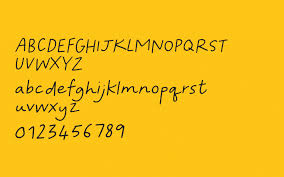
#> input picture image_for_practice_.jpg, 284 x 177 px; the run also reads 1 picture not shown here
$ jupyter execute --allow-errors Model_Evaluation_and_Prediction.ipynb
#> lines starting #> are read from the running program, lines starting #| are printed output that depends on the picture; after the words box and inside, x2 and y2 are one past the last pixel; in counts of white or black regions, pixels touching at a corner belong together
### helper_func.py
import torch
from torch import nn
import numpy as np
import matplotlib.pyplot as plt
import cv2
import math

# Import torchvision
import torchvision
from torchvision import datasets
from torchvision import transforms
from torchvision.transforms import ToTensor

############################################################################################################################
def display(im_path):
    dpi = 80
    im_data = plt.imread(im_path)
    if(len(im_data.shape)==2):
        height , width = im_data.shape
    else:
        height , width , depth = im_data.shape

    # what size does the figure need to be in inches to fit the image?
    figsize = width / float(dpi) , height / float(dpi)

    # create a figure of the right size with one axes that takes up the ull figure
    fig = plt.figure(figsize=figsize)
    ax = fig.add_axes([0,0,1,1])

    # Hide spines, ticks etc.
    ax.axis('off')

    #display the image
    ax.imshow(im_data , cmap="gray")
    plt.show()

###############################################################################################################################
###############################################################################################################################
def create_bounding_boxes(image_url):
    ''' return: array of img_url string created by bounding boxes... '''

    img_obj_list = []

    image = cv2.imread(image_url)

    gray = cv2.cvtColor(image,cv2.COLOR_BGR2GRAY)
#     print("gray")
#     cv2.imwrite("bbox_gray.jpg",gray)
#     display("bbox_gray.jpg")
    blur = cv2.GaussianBlur(gray,(7,7),0)        #object,size of blurring,
#     print("blur")
#     cv2.imwrite("bbox_blur.jpg",blur)
#     display("bbox_blur.jpg")
    thresh = cv2.threshold(blur,0,255,cv2.THRESH_BINARY_INV + cv2.THRESH_OTSU)[1]       # blurr object , range ,
#     print("thresh")
#     cv2.imwrite("bbox_thresh.jpg",thresh)
#     display("bbox_thresh.jpg")
    kernel = cv2.getStructuringElement(cv2.MORPH_RECT,(3,13))

    dilate = cv2.dilate(thresh, kernel , iterations=1)
# [4 lines of commented-out code are left out]
    cnts = cv2.findContours(thresh, cv2.RETR_EXTERNAL, cv2.CHAIN_APPROX_SIMPLE)
    cnts = cnts[0] if len(cnts)==2 else cnts[1]

    cnts = sorted(cnts, key=lambda x:cv2.boundingRect(x)[0])
    i=1
    word_bounding_boxes = []
    for c in cnts:
        x,y,w,h = cv2.boundingRect(c)
        if h<30:
            cv2.rectangle(image,(x,y),(x+w,y+h),(36,255,12),1)
            word_bounding_boxes.append((x,y,w,h))

            # Crop the region from the image
            cropped_image = image[y:y+h, x:x+w]

#             print(f"bbox{i}")


            # Save the cropped image
            cv2.imwrite(f'words/cropped_image{i}.jpg', cropped_image)
#             display(f'words/cropped_image{i}.jpg')

            img_obj_list.append(str(f'words/cropped_image{i}.jpg'))

            i+=1

    return img_obj_list


###############################################################################################################################
###############################################################################################################################

# [55 lines left out: function detect_letter, not called in this run]

###############################################################################################################################
###############################################################################################################################
import cv2
# [43 lines left out: function words_to_text, not called in this run]


### Model_Evaluation_and_Prediction.ipynb
[cell 1]
# Import PyTorch
import torch
from torch import nn
import numpy as np
import matplotlib.pyplot as plt

[cell 2]
# Import torchvision
import torchvision
from torchvision import datasets
from torchvision import transforms
from torchvision.transforms import ToTensor

[cell 3]
# setup training data
from torchvision import datasets

#> (the rest of this cell did not finish here and is left out)

#> (a cell that did not finish here is left out)

#> (a cell that did not finish here is left out)

# CNN Model Class

[cell 6]
# Create a concolutional neural network

class CNNModel(nn.Module):

    # [50 lines left out: functions __init__, forward, not called in this run]

#> (a cell that did not finish here is left out)

[cell 8]
PATH = 'models/CNN_model_letter_detection.pth'
#> (the rest of this cell did not finish here and is left out)

#> (a cell that did not finish here is left out)

[cell 10]
import cv2
import matplotlib.pyplot as plt


image_url = "image_for_practice_.jpg"


def display(im_path):
    dpi = 80
    im_data = plt.imread(im_path)
    if(len(im_data.shape)==2):
        height , width = im_data.shape
    else:
        height , width , depth = im_data.shape

    # what size does the figure need to be in inches to fit the image?
    figsize = width / float(dpi) , height / float(dpi)

    # create a figure of the right size with one axes that takes up the ull figure
    fig = plt.figure(figsize=figsize)
    ax = fig.add_axes([0,0,1,1])

    # Hide spines, ticks etc.
    ax.axis('off')

    #display the image
    ax.imshow(im_data , cmap="gray")
    plt.show()

def create_bounding_boxes(image_url):
    ''' return: array of img_url string created by bounding boxes... '''
#> called with image_url = 'image_for_practice_.jpg'

    img_obj_list = []

    image = cv2.imread(image_url)
#> image is the input picture: shape (177, 284, 3); mean B, G, R 23.4, 190.1, 244.7

    gray = cv2.cvtColor(image,cv2.COLOR_BGR2GRAY)
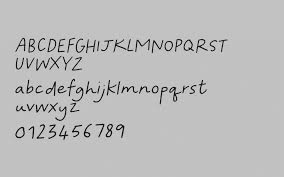
#> gray: shape (177, 284); min 1, max 225, mean 187.6
#     print("gray")
#     cv2.imwrite("bbox_gray.jpg",gray)
#     display("bbox_gray.jpg")
    blur = cv2.GaussianBlur(gray,(7,7),0)        #object,size of blurring,
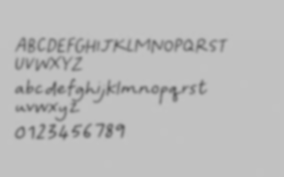
#> blur: shape (177, 284); min 97, max 196, mean 187.6
#     print("blur")
#     cv2.imwrite("bbox_blur.jpg",blur)
#     display("bbox_blur.jpg")
    thresh = cv2.threshold(blur,0,255,cv2.THRESH_BINARY_INV + cv2.THRESH_OTSU)[1]       # blurr object , range ,
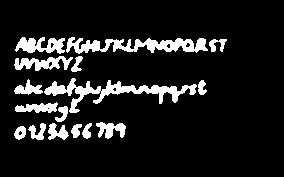
#> thresh: shape (177, 284); 11.2% white; 16 white regions, largest, box (x1, y1, x2, y2) and area: (44, 78, 197, 113) 1438, (66, 37, 208, 54) 1254, (15, 37, 65, 54) 521
#     print("thresh")
#     cv2.imwrite("bbox_thresh.jpg",thresh)
#     display("bbox_thresh.jpg")
    kernel = cv2.getStructuringElement(cv2.MORPH_RECT,(3,13))

    dilate = cv2.dilate(thresh, kernel , iterations=1)
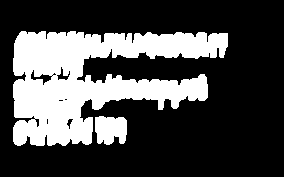
#> dilate: shape (177, 284); 28.9% white; 2 white regions
# [4 lines of commented-out code are left out]
    cnts = cv2.findContours(thresh, cv2.RETR_EXTERNAL, cv2.CHAIN_APPROX_SIMPLE)
#> cnts = 16 contours; largest, box (x1, y1, x2, y2) and area: (44, 78, 197, 113) 1197, (66, 37, 208, 54) 1058, (15, 37, 65, 54) 450, (14, 56, 73, 71) 406, (15, 102, 58, 113) 250
    cnts = cnts[0] if len(cnts)==2 else cnts[1]

    cnts = sorted(cnts, key=lambda x:cv2.boundingRect(x)[0])
    i=1
    word_bounding_boxes = []
    for c in cnts:
        x,y,w,h = cv2.boundingRect(c)
        if h<30:
            cv2.rectangle(image,(x,y),(x+w,y+h),(36,255,12),1)
            word_bounding_boxes.append((x,y,w,h))

            # Crop the region from the image
            cropped_image = image[y:y+h, x:x+w]

#             print(f"bbox{i}")


            # Save the cropped image
            cv2.imwrite(f'words/cropped_image{i}.jpg', cropped_image)
#             display(f'words/cropped_image{i}.jpg')

            img_obj_list.append(str(f'words/cropped_image{i}.jpg'))

            i+=1
#> this loop made 16 passes
#> (x, y, w, h) on passes 1 to 12: (14, 126, 12, 14), (14, 79, 29, 16), (14, 56, 59, 15), (15, 102, 43, 11), (15, 37, 50, 17), (28, 123, 18, 17), (44, 78, 153, 35), (48, 123, 21, 17), (55, 106, 13, 16), (66, 37, 142, 17), (71, 124, 11, 14), (71, 56, 12, 16)
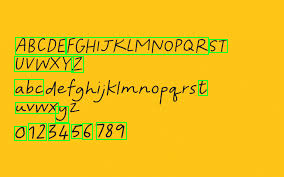
#> image: shape (177, 284, 3); 2.78% of pixels changed, all inside (x1, y1, x2, y2) = (14, 37, 228, 141)
#> after the loop, i = 16; img_obj_list = 15 items, first 6: 'words/cropped_image1.jpg', 'words/cropped_image2.jpg', 'words/cropped_image3.jpg', 'words/cropped_image4.jpg', 'words/cropped_image5.jpg', 'words/cropped_image6.jpg'; word_bounding_boxes = 15 items, first 6: (14, 126, 12, 14), (14, 79, 29, 16), (14, 56, 59, 15), (15, 102, 43, 11), (15, 37, 50, 17), (28, 123, 18, 17)


    return img_obj_list

[cell 11]
bbox = create_bounding_boxes(image_url = "image_for_practice_.jpg")
#> bbox has the same summary as img_obj_list in create_bounding_boxes
for img_url in bbox:
    display(img_url)
#> in display, `plt.show()`:
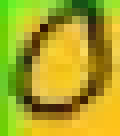
#> figure drawn by matplotlib, 1 panel

# preprocessing image

# For detecting letters from word

[cell 12]
import cv2
import math


img_url = 'cropped_image5.jpg'
#> img_url = 'cropped_image5.jpg'

# img = cv2.imread(img_url , cv2.IMREAD_GRAYSCALE)
img = cv2.imread(img_url)

gray = cv2.cvtColor(img,cv2.COLOR_BGR2GRAY)
thresh = cv2.threshold(gray,0,255,cv2.THRESH_BINARY_INV + cv2.THRESH_OTSU)[1]

x , y = thresh.shape
#> x = 17; y = 50

##################### Image Refactoring ###################
x_new = 28
y_new = math.ceil((x_new/x) * y)
#> y_new = 83
###########################################################
resized_image = cv2.resize(thresh, (y_new,x_new))
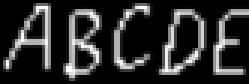
#> resized_image: shape (28, 83) (shown 3 times larger); min 0, max 255, mean 45
resized_image
cv2.imwrite('resized_c5.jpg',resized_image)

display('resized_c5.jpg')

type(img),img.shape,type(resized_image),resized_image.shape

[cell 13]
def words_to_text(img_url:str):

#> called with img_url = 'cropped_image5.jpg'
    text = ""

    img = cv2.imread(img_url)

    gray = cv2.cvtColor(img,cv2.COLOR_BGR2GRAY)
    thresh = cv2.threshold(gray,0,255,cv2.THRESH_BINARY_INV + cv2.THRESH_OTSU)[1]

    x , y = thresh.shape
#> x = 17; y = 50

    ##################### Image Refactoring ###################
    x_new = 28
    y_new = math.ceil((x_new/x) * y)
#> y_new = 83
    ###########################################################
    resized_image = cv2.resize(thresh, (y_new,x_new))


    cnts = cv2.findContours(resized_image, cv2.RETR_EXTERNAL, cv2.CHAIN_APPROX_SIMPLE)
#> cnts = 5 contours; box (x1, y1, x2, y2) and area: (52, 2, 69, 26) 252, (21, 2, 34, 27) 232, (1, 1, 17, 24) 164, (71, 2, 83, 26) 114, (37, 1, 51, 24) 112
    cnts = cnts[0] if len(cnts)==2 else cnts[1]

    cnts = sorted(cnts, key=lambda x:cv2.boundingRect(x)[0])
    i=1

    word_bounding_boxes = []
    for c in cnts:
        x,y,w,h = cv2.boundingRect(c)
#> x = 1; y = 1; w = 16; h = 23
        if h<30:
            cv2.rectangle(resized_image,(x,y),(x+w,y+h),(36,255,12),1)
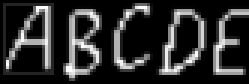
#> resized_image: shape (28, 83) (shown 3 times larger); 3.36% of pixels changed, all inside (x1, y1, x2, y2) = (1, 1, 18, 25)
            word_bounding_boxes.append((x,y,w,h))

            # Crop the region from the image
            cropped_image = resized_image[y:y+h, x:x+w]

#             print(f"bbox{i}")
            cv2.imwrite(f'i{i}.jpg', cropped_image)
            txt = detect_letter(model=MODEL,img_url=str(f'i{i}.jpg'),class_names=class_names)

            text+=txt
            i+=1

    print(text)


#> (the rest of this cell did not finish here and is left out)

[cell 14]
cnts = cv2.findContours(resized_image, cv2.RETR_EXTERNAL, cv2.CHAIN_APPROX_SIMPLE)


cnts = cnts[0] if len(cnts)==2 else cnts[1]

cnts = sorted(cnts, key=lambda x:cv2.boundingRect(x)[0])
i=1
word_bounding_boxes = []
for c in cnts:
    x,y,w,h = cv2.boundingRect(c)
#> x = 1; y = 1; w = 16; h = 23
    if h<30:
        cv2.rectangle(resized_image,(x,y),(x+w,y+h),(36,255,12),1)
        word_bounding_boxes.append((x,y,w,h))

        # Crop the region from the image
        cropped_image = resized_image[y:y+h, x:x+w]

        print(f"bbox{i}")


        # Save the cropped image
        cv2.imwrite(f'i{i}.jpg', cropped_image)
        display(f'i{i}.jpg')
#> in display (call 17), `plt.show()`:
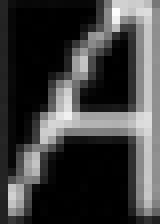
#> figure drawn by matplotlib, 1 panel

        i+=1
#             cv2.imwrite("bbox_image.jpg",image)
#             display("bbox_image.jpg")

[cell 15]
# [48 lines left out: function detect_letter, not called in this run]

[cell 16]
def words_to_text(img_url:str):

    '''returns : predict and returns textul word from image .'''
#> called with img_url = 'cropped_image5.jpg'

    text = ""
#> text = ''

    img = cv2.imread(img_url)

    gray = cv2.cvtColor(img,cv2.COLOR_BGR2GRAY)
    thresh = cv2.threshold(gray,0,255,cv2.THRESH_BINARY_INV + cv2.THRESH_OTSU)[1]

    x , y = thresh.shape
#> x = 17; y = 50

    ##################### Image Refactoring ###################
    x_new = 28
    y_new = math.ceil((x_new/x) * y)
#> y_new = 83
    ###########################################################
    resized_image = cv2.resize(thresh, (y_new,x_new))


    cnts = cv2.findContours(resized_image, cv2.RETR_EXTERNAL, cv2.CHAIN_APPROX_SIMPLE)
    cnts = cnts[0] if len(cnts)==2 else cnts[1]

    cnts = sorted(cnts, key=lambda x:cv2.boundingRect(x)[0])
    i=1

    word_bounding_boxes = []
    for c in cnts:
        x,y,w,h = cv2.boundingRect(c)
#> x = 1; y = 1; w = 16; h = 23
        if h<30:
            cv2.rectangle(resized_image,(x,y),(x+w,y+h),(36,255,12),1)
            word_bounding_boxes.append((x,y,w,h))

            # Crop the region from the image
            cropped_image = resized_image[y:y+h, x:x+w]

#             print(f"bbox{i}")
            cv2.imwrite(f'i{i}.jpg', cropped_image)
            txt = detect_letter(model=MODEL,img_url=str(f'i{i}.jpg'),class_names=class_names)

            text+=txt
            i+=1

    print(text)
    return text

#> (the rest of this cell did not finish here and is left out)

[cell 17]
import cv2
import numpy as np

#> (the rest of this cell did not finish here and is left out)

# functionizing what we build

[cell 18]
import cv2
# import matplotlib.pyplot as plt

import helper_func as HF


image_url = "image_for_practice_.jpg"


bbox = HF.create_bounding_boxes(image_url = image_url)
#> in create_bounding_boxes, `kernel = cv2.getStructuringElement(cv2.MORPH_RECT,(3,13))`: kernel = 13 rows, first 8: [1, 1, 1], [1, 1, 1], [1, 1, 1], [1, 1, 1], [1, 1, 1], [1, 1, 1], [1, 1, 1], [1, 1, 1]
#> in create_bounding_boxes, `cnts = cv2.findContours(thresh, cv2.RETR_EXTERNAL, cv2.CHAIN_APPROX_SI..`: cnts = 16 contours; largest, box (x1, y1, x2, y2) and area: (44, 78, 197, 113) 1197, (66, 37, 208, 54) 1058, (15, 37, 65, 54) 450, (14, 56, 73, 71) 406, (15, 102, 58, 113) 250
#> the loop in create_bounding_boxes, `for c in cnts:` made 16 passes
#> after the loop in create_bounding_boxes, `for c in cnts:`: i = 16
#> (the rest of this cell did not finish here and is left out)
